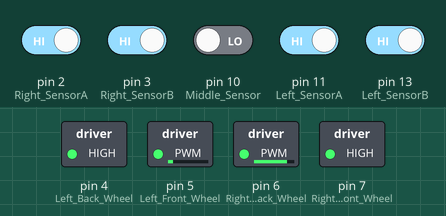
This sketch was run on a simulated Arduino Uno, built with avr-gcc and run on an emulated ATmega328P. Shown: switched loads named in the sketch (green lamp = pin HIGH). Inputs (shaded band) come from the test bench; at power-on: pin 2 (Right_SensorA), pin 3 (Right_SensorB), pin 11 (Left_SensorA), pin 13 (Left_SensorB) HIGH, pin 10 (Middle_Sensor) LOW. The board resets itself during the run and starts again.

Above: at 17.5 s.
17.6 s: pin 2 (Right_SensorA) driven LOW and pin 3 (Right_SensorB) driven LOW and pin 10 (Middle_Sensor) driven HIGH and pin 11 (Left_SensorA) driven LOW and pin 13 (Left_SensorB) driven LOW
At 18.8 s:
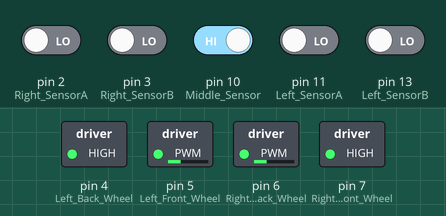
19.1 s: pin 2 (Right_SensorA) driven HIGH
At 20.18 s:
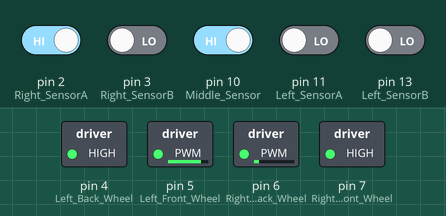
22.1 s: pin 3 (Right_SensorB) driven HIGH
At 22.9 s:
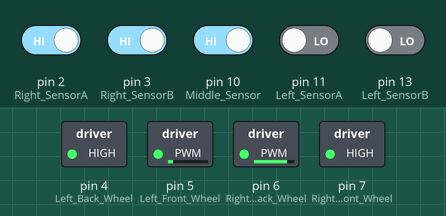
25.1 s: pin 10 (Middle_Sensor) driven LOW
At 25.6 s:
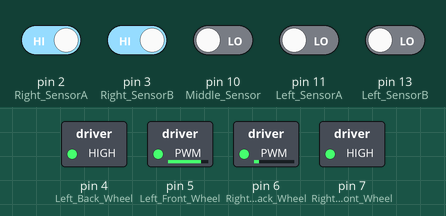
28.1 s: pin 2 (Right_SensorA) driven LOW
31.1 s: pin 3 (Right_SensorB) driven LOW
At 31.5 s:
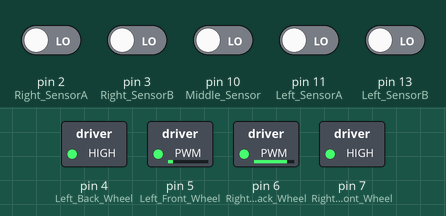
Timing chart, 0 to 34.1 s (numbered marks = the images above; inputs shaded):
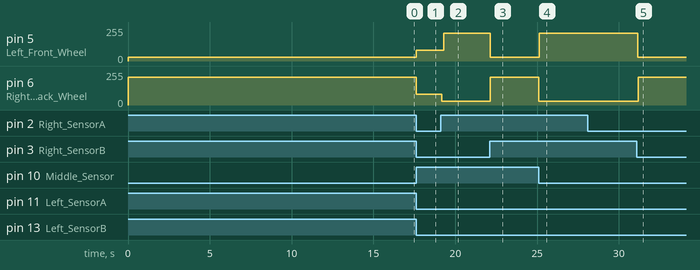

The sketch:

Fine_tune2.ino
```cpp
#include <Arduino.h>
#include <stdbool.h>
#include <avr/wdt.h>
#include<MsTimer2.h>
#include <avr/power.h>

/* Pin */
const int Right_SensorB = 3;  // Sensor I/O
const int Right_SensorA = 2;
const int Middle_Sensor = 10;
const int Left_SensorA = 11;
const int Left_SensorB = 13;

const int Right_Back_Wheel = 6;
const int Right_Front_Wheel = 7;
const int Left_Back_Wheel = 4;
const int Left_Front_Wheel = 5;

/* Speed Const */
const int LOWER = 220;  //完全停下
const int HIGHER = 130;
const int TRANS = 140;
const int DASH = 100;
const int DEL = 30;

int cursor_speed = 80;

#define LOW_SPEED 210

/**
    variable
*/

// 判断I/O口传感器信号状态,白色为0，黑色为1
int rr = 0;
int rm = 0;
int md = 0;
int lm = 0;
int ll = 0;

int last_dir = 1;

int current_status = 0;


int max_speed = 30;

void Low_Speed(){
    max_speed = 80;
    cursor_speed += 40;
    clock_prescale_set(clock_div_8);
    MsTimer2::stop();   //关闭定时中断的函数
}


/* Set up */
void setup() {
/**
* Wheel Motor Setup
*/
  pinMode(Right_Back_Wheel, OUTPUT);  //right front wheel
  pinMode(Right_Front_Wheel, OUTPUT);  //right back wheel
  pinMode(Left_Back_Wheel, OUTPUT);  //left front wheel
  pinMode(Left_Front_Wheel, OUTPUT);  //left back wheel

/**
* Sensor I/O setup
*/
  pinMode(Right_SensorB, INPUT);
  pinMode(Right_SensorA, INPUT);
  pinMode(Middle_Sensor, INPUT);
  pinMode(Left_SensorA, INPUT);
  pinMode(Left_SensorB, INPUT);

  wdt_enable(WDTO_8S); //开启看门狗，并设置溢出时间为8秒
  MsTimer2::set(400000,Low_Speed);   //400秒进入一次中断，中断函数是fals（）
  MsTimer2::start();     //开启定时中断函数

  clock_prescale_set(clock_div_2);

  digitalWrite(4,HIGH);
  analogWrite(5, 200);
  digitalWrite(7,HIGH);
  analogWrite(6, 200);

}


float P = 0;
float I = 0;
float I_angular = 0;
int counter = 0;

float D = 0;
float PID = 0;

const float Kp = 6;
const float Ki = 0.1;
const float Kd = 0.05;

float previous_status = 0;

float PID_value = 0;

/**
  判断I/O口传感器信号状态,白色为0，黑色为1
*/
inline void Get_sensor_status(){
    rr = digitalRead(Right_SensorB);  // Left outside
    rm = digitalRead(Right_SensorA);  // Left inside
    md = digitalRead(Middle_Sensor);  // Middle
    lm = digitalRead(Left_SensorA);  // Right inside
    ll = digitalRead(Left_SensorB);  // Right outside

    counter += 1;

    // 0 0 1 0 0
    if(rr == 0 && rm == 0 && md == 1 && lm == 0 && ll == 0 ){
      current_status = 0;
      I = 0;
      I_angular = 0;
      wdt_reset();
    }
    else if(rr == 0 && rm == 1 && md == 1 && lm == 0 && ll == 0){
      current_status = -1;
      wdt_reset();
    }
    else if(rr == 0 && rm == 1 && md == 0 && lm == 0 && ll == 0){
      current_status = -3;
      wdt_reset();
    }
    else if(rr == 1 && rm == 1 && md == 0 && lm == 0 && ll == 0){
      current_status = -5;
      wdt_reset();
    }
    else if(rr == 1 && rm == 0 && md == 0 && lm == 0 && ll == 0){
      current_status = -9;
      last_dir = -20;
      wdt_reset();
    }

    else if(rr == 0 && rm == 0 && md == 1 && lm == 1 && ll == 0){
      current_status = 1;
      wdt_reset();
    }
    else if(rr == 0 && rm == 0 && md == 0 && lm == 1 && ll == 0){
      current_status = 3;
      wdt_reset();
    }
    else if(rr == 0 && rm == 0 && md == 0 && lm == 1 && ll == 1){
      current_status = 5;
      wdt_reset();
    }
    else if(rr == 0 && rm == 0 && md == 0 && lm == 0 && ll == 1){
      current_status = 9;
      last_dir = 20;
      wdt_reset();
    }
    else{

        current_status = 12;

      // if(I_angular > 180){
      //   current_status = -5;
      //   I_angular += 0.01;
      // }

    }

    if(counter > 4000){
      I = 0;
      counter = 0;
    }

}


inline void calculate_pid(){
  P = current_status;
  I = I + current_status;
  I_angular = I_angular + current_status * 0.001;
  D = current_status - previous_status;

  PID_value = (Kp * P) + (Ki * I) + (Kd * D);

  previous_status = current_status;
}

int Left_wheel_speed = 0;
int Right_wheel_speed = 0;

inline void Update_Speed(){

    Left_wheel_speed = cursor_speed + PID_value;
    Right_wheel_speed = cursor_speed - PID_value;

    if(Left_wheel_speed > LOW_SPEED){
        Left_wheel_speed = LOW_SPEED;
    }
    if(Left_wheel_speed < max_speed){
        Left_wheel_speed = max_speed;
    }

    if(Right_wheel_speed > LOW_SPEED){
        Right_wheel_speed = LOW_SPEED;
    }
    if(Right_wheel_speed < max_speed){
        Right_wheel_speed = max_speed;
    }

    digitalWrite(4,HIGH);
    analogWrite(5, Right_wheel_speed);
    digitalWrite(7,HIGH);
    analogWrite(6, Left_wheel_speed);
}


void loop() {

  Get_sensor_status();

  calculate_pid();

  Update_Speed();

}
```

Arduino_code.c
```cpp
/*! \file Arduino_code.c */
#include <Arduino.h>
#include <stdbool.h>
#include <avr/wdt.h>
#include <MsTimer2.h>
#include <avr/power.h>

/* Pin */
const int Right_SensorB = 3;  // Sensor I/O
const int Right_SensorA = 2;
const int Middle_Sensor = 10;
const int Left_SensorA = 11;
const int Left_SensorB = 13;

const int Right_Back_Wheel = 6;
const int Right_Front_Wheel = 7;
const int Left_Back_Wheel = 4;
const int Left_Front_Wheel = 5;

/* Speed Const */
const int LOWER = 220;  //完全停下
const int HIGHER = 130;
const int TRANS = 140;
const int DASH = 100;
const int DEL = 30;

int cursor_speed = 100;

#define LOW_SPEED 210

#define HIGH_SPEED_LOW_DRAG 80

/**
    variable
*/

/*判断I/O口传感器信号状态,白色为0，黑色为1*/
int rr = 0;
int rm = 0;
int md = 0;
int lm = 0;
int ll = 0;

int last_dir = 1;

int current_status = 0;


int max_speed = 30;

/*!
  \li Low drag

  \li This function takes turn the clock down;

  \return MsTimer2::stop()
 */
void Low_Speed(){
    max_speed = 80;
    cursor_speed += 40;
    clock_prescale_set(clock_div_8);
    MsTimer2::stop();   //关闭定时中断的函数
}


/* Set up */
void setup() {
/**
* Wheel Motor Setup
*/
  pinMode(Right_Back_Wheel, OUTPUT);  //right front wheel
  pinMode(Right_Front_Wheel, OUTPUT);  //right back wheel
  pinMode(Left_Back_Wheel, OUTPUT);  //left front wheel
  pinMode(Left_Front_Wheel, OUTPUT);  //left back wheel

/**
* Sensor I/O setup
*/
  pinMode(Right_SensorB, INPUT);
  pinMode(Right_SensorA, INPUT);
  pinMode(Middle_Sensor, INPUT);
  pinMode(Left_SensorA, INPUT);
  pinMode(Left_SensorB, INPUT);

  wdt_enable(WDTO_8S); //开启看门狗，并设置溢出时间为8秒
  MsTimer2::set(400000,Low_Speed);   //400秒进入一次中断，中断函数是fals（）
  MsTimer2::start();     //开启定时中断函数

  clock_prescale_set(clock_div_2);

  digitalWrite(4,HIGH);
  analogWrite(5, 200);
  digitalWrite(7,HIGH);
  analogWrite(6, 200);

}


float P = 0;
float I = 0;
float I_angular = 0;
int counter = 0;

float D = 0;
float PID = 0;

const float Kp = 6;
const float Ki = 0.08;
const float Kd = 0.05;

float previous_status = 0;
float PID_value = 0;

int go_stright_value = 100;
int turn_right_value = 0;
int turn_left_value  = 0;

/**
  判断I/O口传感器信号状态,白色为0，黑色为1
*/
inline void Get_sensor_status(){
    rr = digitalRead(Right_SensorB);  // Left outside
    rm = digitalRead(Right_SensorA);  // Left inside
    md = digitalRead(Middle_Sensor);  // Middle
    lm = digitalRead(Left_SensorA);  // Right inside
    ll = digitalRead(Left_SensorB);  // Right outside

    counter += 1;

    // 0 0 1 0 0
    if(rr == 0 && rm == 0 && md == 1 && lm == 0 && ll == 0 ){
      current_status = 0;
      I = 0;
      go_stright_value += 1;
      // I_angular = 0;
      wdt_reset();
    }
    else if(rr == 0 && rm == 1 && md == 1 && lm == 0 && ll == 0){
      current_status = -1;
      go_stright_value = 0;
      wdt_reset();
    }
    else if(rr == 0 && rm == 1 && md == 0 && lm == 0 && ll == 0){
      current_status = -3;
      go_stright_value = 0;
      wdt_reset();
    }
    else if(rr == 1 && rm == 1 && md == 0 && lm == 0 && ll == 0){
      current_status = -5;
      go_stright_value = 0;
      wdt_reset();
    }
    else if(rr == 1 && rm == 0 && md == 0 && lm == 0 && ll == 0){
      current_status = -9;
      last_dir = -20;
      go_stright_value = 0;
      wdt_reset();
    }

    else if(rr == 0 && rm == 0 && md == 1 && lm == 1 && ll == 0){
      current_status = 1;
      go_stright_value = 0;
      wdt_reset();
    }
    else if(rr == 0 && rm == 0 && md == 0 && lm == 1 && ll == 0){
      current_status = 3;
      go_stright_value = 0;
      wdt_reset();
    }
    else if(rr == 0 && rm == 0 && md == 0 && lm == 1 && ll == 1){
      current_status = 5;
      go_stright_value = 0;
      wdt_reset();
    }
    else if(rr == 0 && rm == 0 && md == 0 && lm == 0 && ll == 1){
      current_status = 9;
      go_stright_value = 0;
      last_dir = 20;
      wdt_reset();
    }
    else{
        current_status = 12;
    }

    if(counter > 4000){
      I = 0;
      counter = 0;
    }

}


inline void calculate_pid(){
  P = current_status;
  I = I + current_status;
  // I_angular = I_angular + current_status * 0.001;
  D = current_status - previous_status;

  PID_value = (Kp * P) + (Ki * I) + (Kd * D);

  previous_status = current_status;
}

int Left_wheel_speed = 0;
int Right_wheel_speed = 0;

inline void Update_Speed(){

    Left_wheel_speed = cursor_speed + PID_value;
    Right_wheel_speed = cursor_speed - PID_value;

    if(go_stright_value >= 500){
      Left_wheel_speed = HIGH_SPEED_LOW_DRAG;
      Right_wheel_speed = HIGH_SPEED_LOW_DRAG;
    }

    if(Left_wheel_speed > LOW_SPEED){
        Left_wheel_speed = LOW_SPEED;
    }
    if(Left_wheel_speed < max_speed){
        Left_wheel_speed = max_speed;
    }

    if(Right_wheel_speed > LOW_SPEED){
        Right_wheel_speed = LOW_SPEED;
    }
    if(Right_wheel_speed < max_speed){
        Right_wheel_speed = max_speed;
    }

    digitalWrite(4,HIGH);
    analogWrite(5, Right_wheel_speed);
    digitalWrite(7,HIGH);
    analogWrite(6, Left_wheel_speed);
}


void loop() {

  Get_sensor_status();

  calculate_pid();

  Update_Speed();

}
```

ard.c
```cpp
#include <Arduino.h>
#include <stdbool.h>
#include <avr/wdt.h>
#include <MsTimer2.h>
#include <avr/power.h>

/* Pin */
const int Right_SensorB = 3;  // Sensor I/O
const int Right_SensorA = 2;
const int Middle_Sensor = 10;
const int Left_SensorA = 11;
const int Left_SensorB = 13;

const int Right_Back_Wheel = 6;
const int Right_Front_Wheel = 7;
const int Left_Back_Wheel = 4;
const int Left_Front_Wheel = 5;

/* Speed Const */
const int LOWER = 220;  //完全停下
const int HIGHER = 130;
const int TRANS = 140;
const int DASH = 100;
const int DEL = 30;

int cursor_speed = 100;

#define LOW_SPEED 210

#define HIGH_SPEED_LOW_DRAG 80

/**
    variable
*/

// 判断I/O口传感器信号状态,白色为0，黑色为1
int rr = 0;
int rm = 0;
int md = 0;
int lm = 0;
int ll = 0;

int last_dir = 1;

int current_status = 0;


int max_speed = 30;

void Low_Speed(){
    max_speed = 80;
    cursor_speed += 40;
    clock_prescale_set(clock_div_8);
    MsTimer2::stop();   //关闭定时中断的函数
}


/* Set up */
void setup() {
/**
* Wheel Motor Setup
*/
  pinMode(Right_Back_Wheel, OUTPUT);  //right front wheel
  pinMode(Right_Front_Wheel, OUTPUT);  //right back wheel
  pinMode(Left_Back_Wheel, OUTPUT);  //left front wheel
  pinMode(Left_Front_Wheel, OUTPUT);  //left back wheel

/**
* Sensor I/O setup
*/
  pinMode(Right_SensorB, INPUT);
  pinMode(Right_SensorA, INPUT);
  pinMode(Middle_Sensor, INPUT);
  pinMode(Left_SensorA, INPUT);
  pinMode(Left_SensorB, INPUT);

  wdt_enable(WDTO_8S); //开启看门狗，并设置溢出时间为8秒
  MsTimer2::set(400000,Low_Speed);   //400秒进入一次中断，中断函数是fals（）
  MsTimer2::start();     //开启定时中断函数

  // disable ADC
  ADCSRA = 0;

  clock_prescale_set(clock_div_2);

  digitalWrite(4,HIGH);
  analogWrite(5, 200);
  digitalWrite(7,HIGH);
  analogWrite(6, 200);

}


float P = 0;
float I = 0;
float I_angular = 0;
int counter = 0;

float D = 0;
float PID = 0;

const float Kp = 6;
const float Ki = 0.08;
const float Kd = 0.02;

float previous_status = 0;
float PID_value = 0;

int go_stright_value = 100;
int turn_right_value = 0;
int turn_left_value  = 0;

/**
  判断I/O口传感器信号状态,白色为0，黑色为1
*/
inline void Get_sensor_status(){
    rr = digitalRead(Right_SensorB);  // Left outside
    rm = digitalRead(Right_SensorA);  // Left inside
    md = digitalRead(Middle_Sensor);  // Middle
    lm = digitalRead(Left_SensorA);  // Right inside
    ll = digitalRead(Left_SensorB);  // Right outside

    counter += 1;

    // 0 0 1 0 0
    if(rr == 0 && rm == 0 && md == 1 && lm == 0 && ll == 0 ){
      current_status = 0;
      I = 0;
      go_stright_value += 1;
      // I_angular = 0;
      wdt_reset();
    }
    else if(rr == 0 && rm == 1 && md == 1 && lm == 1 && ll == 0){
      current_status = 0;
      I = 0;
      go_stright_value += 1;
      // I_angular = 0;
      wdt_reset();
    }
    else if(rr == 0 && rm == 1 && md == 1 && lm == 0 && ll == 0){
      current_status = -1;
      go_stright_value = 0;
      wdt_reset();
    }
    else if(rr == 0 && rm == 1 && md == 0 && lm == 0 && ll == 0){
      current_status = -3;
      go_stright_value = 0;
      wdt_reset();
    }
    else if(rr == 1 && rm == 1 && md == 0 && lm == 0 && ll == 0){
      current_status = -5;
      go_stright_value = 0;
      wdt_reset();
    }
    else if(rr == 1 && rm == 0 && md == 0 && lm == 0 && ll == 0){
      current_status = -9;
      last_dir = -20;
      go_stright_value = 0;
      wdt_reset();
    }

    else if(rr == 0 && rm == 0 && md == 1 && lm == 1 && ll == 0){
      current_status = 1;
      go_stright_value = 0;
      wdt_reset();
    }
    else if(rr == 0 && rm == 0 && md == 0 && lm == 1 && ll == 0){
      current_status = 3;
      go_stright_value = 0;
      wdt_reset();
    }
    else if(rr == 0 && rm == 0 && md == 0 && lm == 1 && ll == 1){
      current_status = 5;
      go_stright_value = 0;
      wdt_reset();
    }
    else if(rr == 0 && rm == 0 && md == 0 && lm == 0 && ll == 1){
      current_status = 9;
      go_stright_value = 0;
      last_dir = 20;
      wdt_reset();
    }
    else{
        current_status = 12;
    }

    if(counter > 4000){
      I = 0;
      counter = 0;
    }

}


inline void calculate_pid(){
  P = current_status;
  I = I + current_status;
  // I_angular = I_angular + current_status * 0.001;
  D = current_status - previous_status;

  PID_value = (Kp * P) + (Ki * I) + (Kd * D);

  previous_status = current_status;
}

int Left_wheel_speed = 0;
int Right_wheel_speed = 0;

inline void Update_Speed(){

    Left_wheel_speed = cursor_speed + PID_value;
    Right_wheel_speed = cursor_speed - PID_value;

    if(go_stright_value >= 3500){
      Left_wheel_speed = HIGH_SPEED_LOW_DRAG;
      Right_wheel_speed = HIGH_SPEED_LOW_DRAG;
    }

    if(Left_wheel_speed > LOW_SPEED){
        Left_wheel_speed = LOW_SPEED;
    }
    if(Left_wheel_speed < max_speed){
        Left_wheel_speed = max_speed;
    }

    if(Right_wheel_speed > LOW_SPEED){
        Right_wheel_speed = LOW_SPEED;
    }
    if(Right_wheel_speed < max_speed){
        Right_wheel_speed = max_speed;
    }

    digitalWrite(4,HIGH);
    analogWrite(5, Right_wheel_speed);
    digitalWrite(7,HIGH);
    analogWrite(6, Left_wheel_speed);
}


void loop() {

  Get_sensor_status();

  calculate_pid();

  Update_Speed();

}
```

carmen.c
```cpp
// (licence header left out)
#include <stdio.h>
#include <stdlib.h>


static double p_last = 0;
static double x_last = 0;

//过程噪音   买的破温度计有多破。。
#define P_Q 0.1
//测量噪声
#define M_R 0.01
/*
        Q:过程噪声，Q增大，动态响应变快，收敛稳定性变坏
        R:测量噪声，R增大，动态响应变慢，收敛稳定性变好

        其中p的初值可以随便取，但是不能为0（为0的话卡尔曼滤波器就认为已经是最优滤波器了）
q,r的值需要我们试出来，讲白了就是(买的破温度计有多破，以及你的超人力有多强)

r参数调整滤波后的曲线与实测曲线的相近程度，r越小越接近。

q参数调滤波后的曲线平滑程度，q越小越平滑。

*/
static double KalmanFilter(const double ResrcData)
{

    double R = M_R;
    double Q = P_Q;

    double x_mid = x_last;
    double x_now;

    double p_mid ;
    double p_now;

    double kg;

    //这里p_last 等于 kalmanFilter_A 的p直接取0
    x_mid=x_last;                       //x_last=x(k-1|k-1),x_mid=x(k|k-1)
    p_mid=p_last+Q;                     //p_mid=p(k|k-1),p_last=p(k-1|k-1),Q=噪声

    /*
      *  卡尔曼滤波的五个重要公式
      */
    kg=p_mid/(p_mid+R);                 //kg为kalman filter，R 为噪声
    x_now=x_mid+kg*(ResrcData-x_mid);   //估计出的最优值
    p_now=(1-kg)*p_mid;                 //最优值对应的covariance
    p_last = p_now;                     //更新covariance 值
    x_last = x_now;                     //更新系统状态值

    return x_now;
}

float kalmanFilter_A(float inData)
{
  static float prevData=0;
  //其中p的初值可以随便取，但是不能为0（为0的话卡尔曼滤波器就认为已经是最优滤波器了）
  static float p=0.01, q=P_Q, r=M_R, kGain=0;
    p = p+q;
    kGain = p/(p+r);

    inData = prevData+(kGain*(inData-prevData));
    p = (1-kGain)*p;

    prevData = inData;

    return inData;
}

int main(void) {
	double datas[] = {99, 33, 45, 99, 100, 24};
	int len = sizeof(datas)/ sizeof(datas[0]);

	for(int i = 0; i < len; i++){
		printf("datas[i]=%lf, number=%lf, %f\n", datas[i], KalmanFilter(datas[i]), kalmanFilter_A(datas[i]));
	}

	return 0;
}
```

pid.c
```cpp
/*! \file pid.c */
#include <stdio.h>
#include <Arduino_code.c>

// PID控制器结构体定义
typedef struct {
    double Kp;         // 比例增益
    double Ki;         // 积分增益
    double Kd;         // 微分增益
    double setpoint;   // 设定温度

    double error;      // 当前误差
    double last_error; // 上一个时间步的误差
    double integral;   // 积分误差累积
} PIDController;

// 初始化PID控制器
void PID_Init(PIDController *pid, double Kp, double Ki, double Kd, double setpoint) {
    pid->Kp = Kp;
    pid->Ki = Ki;
    pid->Kd = Kd;
    pid->setpoint = setpoint;

    pid->error = 0.0;
    pid->last_error = 0.0;
    pid->integral = 0.0;
}

// 更新PID控制器并计算控制信号
double PID_Update(PIDController *pid, double measured_value) {
    // 计算当前误差
    pid->error = pid->setpoint - measured_value;

    // 计算比例控制项
    double P = pid->Kp * pid->error;

    // 计算积分控制项
    pid->integral += pid->error;
    double I = pid->Ki * pid->integral;

    // 计算微分控制项
    double D = pid->Kd * (pid->error - pid->last_error);

    // 计算PID输出
    double output = P + I + D;

    // 更新上一个时间步的误差
    pid->last_error = pid->error;

    return output;
}

// 模拟温度控制系统
int main() {
    double setpoint_temp = 25.0; // 设定温度

    // PID参数
    double Kp = 0.6;
    double Ki = 0.1;
    double Kd = 0.2;

    // 创建PID控制器
    PIDController pid;
    PID_Init(&pid, Kp, Ki, Kd, setpoint_temp);

    // 模拟温度测量和控制
    double current_temp = 20.0; // 初始温度

    // 模拟时间步
    int time_steps = 50;
    // for (int i = 0; i < time_steps; ++i) {
    //     // 更新PID控制器并获取控制信号
    //     double control_signal = PID_Update(&pid, current_temp);

    //     // 模拟加热系统的响应（调整当前温度）
    //     current_temp += control_signal;

    //     // 输出当前温度和控制信号
    //     printf("Current Temperature: %.2f °C, Control Signal: %.2f\n", current_temp, control_signal);
    // }

    setup();
    loop();

    return 0;
}
```

Measured:
- after the input at 17.6 s, pin 5 (Left_Front_Wheel): 30/255 → 80/255 at once; pin 6 (Right_Back_Wheel): 210/255 → 80/255 at once
- after the input at 19.1 s, pin 5 (Left_Front_Wheel): 80/255 → 210/255 after 0.21 s; pin 6 (Right_Back_Wheel): 80/255 → 30/255 after 0.07 s
- after the input at 22.1 s, pin 5 (Left_Front_Wheel): 210/255 → 30/255 at once; pin 6 (Right_Back_Wheel): 30/255 → 210/255 at once
- after the input at 25.1 s, pin 5 (Left_Front_Wheel): 30/255 → 210/255 at once; pin 6 (Right_Back_Wheel): 210/255 → 30/255 at once
- after the input at 31.1 s, pin 5 (Left_Front_Wheel): 210/255 → 30/255 after 0.06 s; pin 6 (Right_Back_Wheel): 30/255 → 210/255 after 0.07 s
